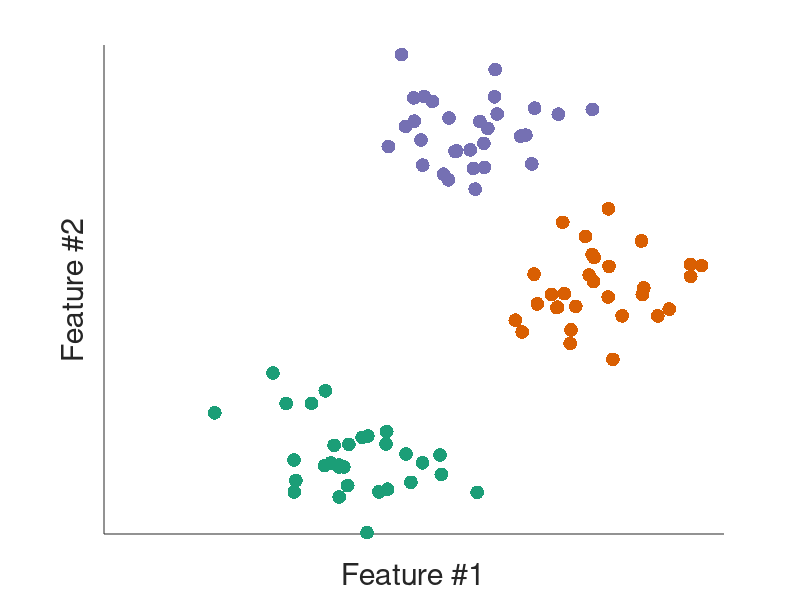
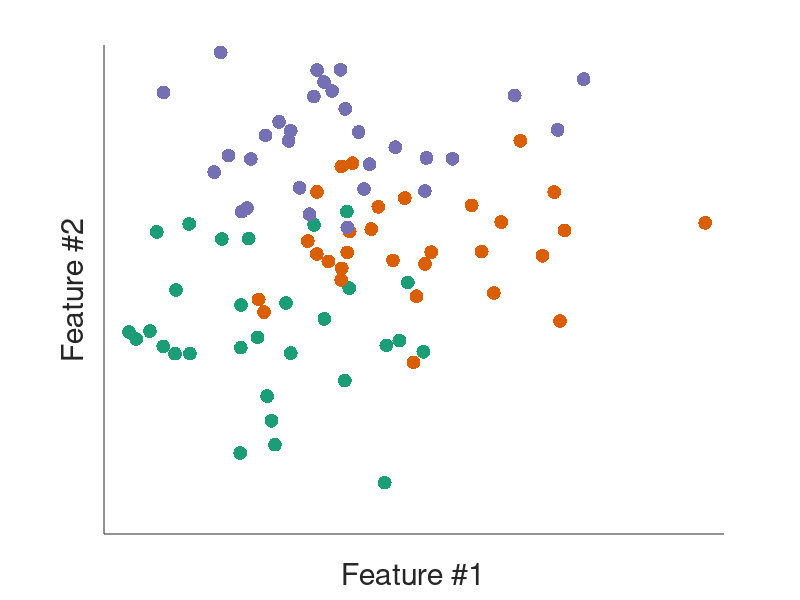
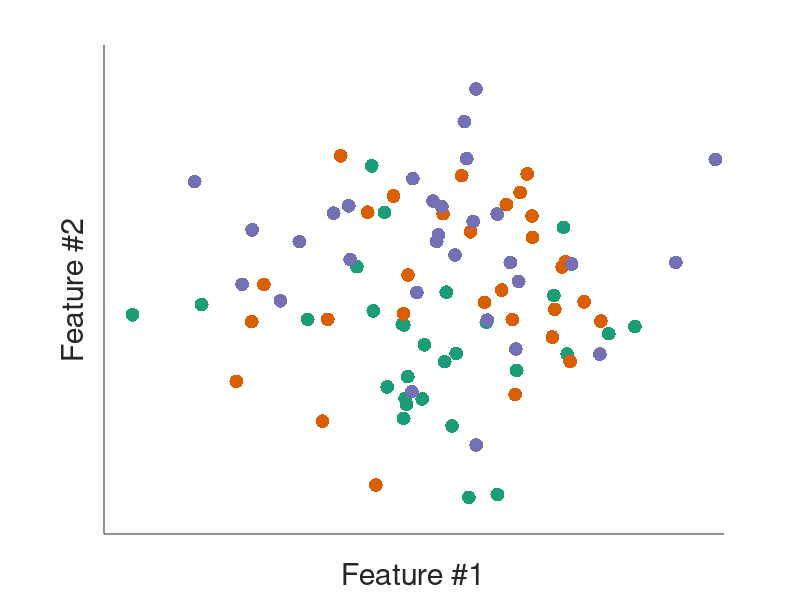

MATLAB code to generate these figures, in order:
clear all, close all

center = [0 0; 1 1; 0.5 2] + 2;

spread = [0.2 0.6 3];

nDots = 30;

color = [27,158,119;
         217,95,2;
         117,112,179] / 255;

fNameMask = 'FIGS/cartoon-cluster-separation-%d.pdf'

for i = 1:3
  figure
  
  for j = 1:3
    
    x = spread(i)*randn(nDots,1) + center(j,1);
    y = spread(i)*randn(nDots,1) + center(j,2);
    
    plot(x,y,'.','color',color(j,:),'markersize',30)
    hold on
  end
  
  box off
  
  set(gca,'xtick',[])
  set(gca,'ytick',[])
  
  xlabel('Feature #1','fontsize',24)
  ylabel('Feature #2','fontsize',24)
  
  set(gca,'fontsize',20)
  
  fName = sprintf(fNameMask,i);
  saveas(gcf,fName,'pdf')
  
end




